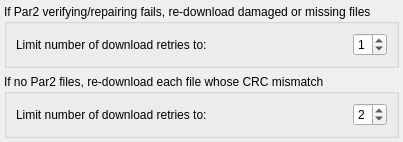
<?xml version="1.0" encoding="UTF-8"?>
<ui version="4.0">
 <class>PreferencesAutoRetry</class>
 <widget class="QWidget" name="PreferencesAutoRetry">
  <property name="geometry">
   <rect>
    <x>0</x>
    <y>0</y>
    <width>353</width>
    <height>137</height>
   </rect>
  </property>
  <property name="toolTip">
   <string/>
  </property>
  <layout class="QGridLayout" name="gridLayout">
   <property name="margin">
    <number>4</number>
   </property>
   <item row="0" column="0">
    <widget class="QGroupBox" name="groupBox">
     <property name="title">
      <string>If Par2 verifying/repairing fails, re-download damaged or missing files</string>
     </property>
     <layout class="QVBoxLayout" name="verticalLayout">
      <item>
       <layout class="QHBoxLayout" name="horizontalLayout">
        <item>
         <widget class="QLabel" name="retryRepairFailLabel">
          <property name="text">
           <string>Limit number of download retries to: </string>
          </property>
         </widget>
        </item>
        <item>
         <spacer name="horizontalSpacer">
          <property name="orientation">
           <enum>Qt::Horizontal</enum>
          </property>
          <property name="sizeHint" stdset="0">
           <size>
            <width>40</width>
            <height>20</height>
           </size>
          </property>
         </spacer>
        </item>
        <item>
         <widget class="QSpinBox" name="kcfg_retryRepairFail">
          <property name="maximum">
           <number>5</number>
          </property>
          <property name="value">
           <number>1</number>
          </property>
         </widget>
        </item>
       </layout>
      </item>
     </layout>
    </widget>
   </item>
   <item row="1" column="0">
    <widget class="QGroupBox" name="groupBox_2">
     <property name="title">
      <string>If no Par2 files, re-download each file whose CRC mismatch</string>
     </property>
     <layout class="QVBoxLayout" name="verticalLayout_2">
      <item>
       <layout class="QHBoxLayout" name="horizontalLayout_2">
        <item>
         <widget class="QLabel" name="retryNoPar2FilesLabel">
          <property name="text">
           <string>Limit number of download retries to: </string>
          </property>
         </widget>
        </item>
        <item>
         <spacer name="horizontalSpacer_2">
          <property name="orientation">
           <enum>Qt::Horizontal</enum>
          </property>
          <property name="sizeHint" stdset="0">
           <size>
            <width>40</width>
            <height>20</height>
           </size>
          </property>
         </spacer>
        </item>
        <item>
         <widget class="QSpinBox" name="kcfg_retryNoPar2Files">
          <property name="maximum">
           <number>5</number>
          </property>
          <property name="value">
           <number>2</number>
          </property>
         </widget>
        </item>
       </layout>
      </item>
     </layout>
    </widget>
   </item>
  </layout>
 </widget>
 <resources/>
 <connections/>
</ui>
